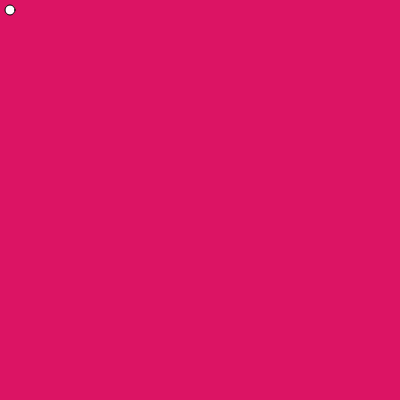
Frame 1 (no input)
Frame 60 (no input): identical to frame 1, image omitted
Frame 120 (the mouse pressed at the canvas centre since frame 60): identical to frame 1, image omitted

The p5.js sketch that drew this single still picture (run headless with seeded random() and noise() and a simulated clock; from frame 60 on, the mouse is pressed at the canvas centre):

// p5.js sketch
// ── sketch.js
function setup() {
  createCanvas(400, 400);
}

function draw() {
  background(220,20,100);
  ellipse(10,10,10,10);
}
